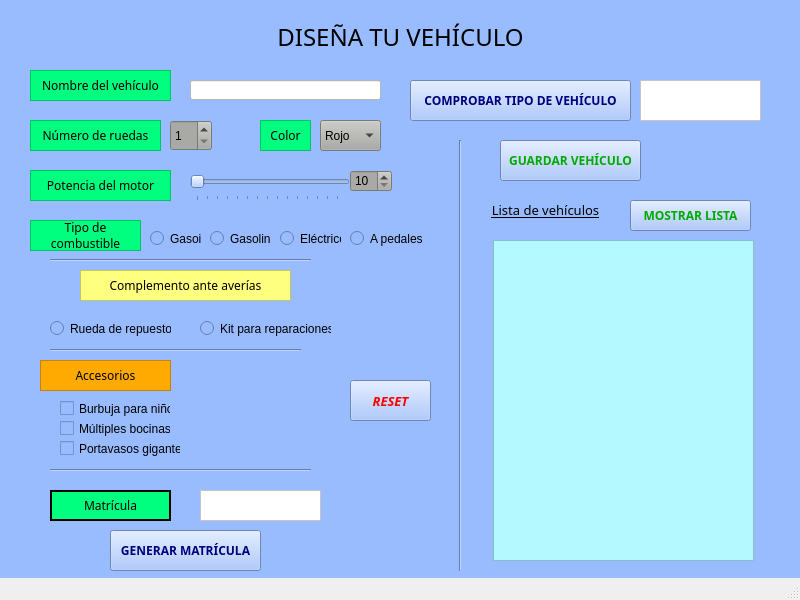
<?xml version="1.0" encoding="UTF-8"?>
<ui version="4.0">
 <class>MainWindow</class>
 <widget class="QMainWindow" name="MainWindow">
  <property name="geometry">
   <rect>
    <x>0</x>
    <y>0</y>
    <width>800</width>
    <height>600</height>
   </rect>
  </property>
  <property name="windowTitle">
   <string>El coche de Homer</string>
  </property>
  <property name="autoFillBackground">
   <bool>true</bool>
  </property>
  <property name="styleSheet">
   <string notr="true"/>
  </property>
  <property name="tabShape">
   <enum>QTabWidget::Rounded</enum>
  </property>
  <widget class="QWidget" name="centralwidget">
   <property name="styleSheet">
    <string notr="true">background-color: rgb(0, 170, 255);
background-color: rgb(152, 188, 255);</string>
   </property>
   <widget class="QLabel" name="labelName">
    <property name="geometry">
     <rect>
      <x>30</x>
      <y>70</y>
      <width>141</width>
      <height>31</height>
     </rect>
    </property>
    <property name="font">
     <font>
      <family>OCR A Extended</family>
     </font>
    </property>
    <property name="styleSheet">
     <string notr="true">background-color: rgb(0, 255, 127);</string>
    </property>
    <property name="frameShape">
     <enum>QFrame::StyledPanel</enum>
    </property>
    <property name="frameShadow">
     <enum>QFrame::Sunken</enum>
    </property>
    <property name="text">
     <string>Nombre del vehículo</string>
    </property>
    <property name="alignment">
     <set>Qt::AlignCenter</set>
    </property>
   </widget>
   <widget class="QLabel" name="labelRuedas">
    <property name="geometry">
     <rect>
      <x>30</x>
      <y>120</y>
      <width>131</width>
      <height>31</height>
     </rect>
    </property>
    <property name="font">
     <font>
      <family>OCR A Extended</family>
     </font>
    </property>
    <property name="styleSheet">
     <string notr="true">background-color: rgb(0, 255, 127);</string>
    </property>
    <property name="frameShape">
     <enum>QFrame::StyledPanel</enum>
    </property>
    <property name="frameShadow">
     <enum>QFrame::Sunken</enum>
    </property>
    <property name="text">
     <string>Número de ruedas</string>
    </property>
    <property name="alignment">
     <set>Qt::AlignCenter</set>
    </property>
   </widget>
   <widget class="QSpinBox" name="spinBoxRuedas">
    <property name="geometry">
     <rect>
      <x>170</x>
      <y>120</y>
      <width>42</width>
      <height>31</height>
     </rect>
    </property>
    <property name="styleSheet">
     <string notr="true">background-color: rgb(169, 170, 165);</string>
    </property>
    <property name="minimum">
     <number>1</number>
    </property>
    <property name="value">
     <number>1</number>
    </property>
   </widget>
   <widget class="QLabel" name="labelPotencia">
    <property name="geometry">
     <rect>
      <x>30</x>
      <y>170</y>
      <width>141</width>
      <height>31</height>
     </rect>
    </property>
    <property name="font">
     <font>
      <family>OCR A Extended</family>
     </font>
    </property>
    <property name="styleSheet">
     <string notr="true">background-color: rgb(0, 255, 127);</string>
    </property>
    <property name="frameShape">
     <enum>QFrame::StyledPanel</enum>
    </property>
    <property name="frameShadow">
     <enum>QFrame::Sunken</enum>
    </property>
    <property name="text">
     <string>Potencia del motor</string>
    </property>
    <property name="alignment">
     <set>Qt::AlignCenter</set>
    </property>
   </widget>
   <widget class="QLabel" name="labelCombustible">
    <property name="geometry">
     <rect>
      <x>30</x>
      <y>220</y>
      <width>111</width>
      <height>31</height>
     </rect>
    </property>
    <property name="font">
     <font>
      <family>OCR A Extended</family>
     </font>
    </property>
    <property name="styleSheet">
     <string notr="true">background-color: rgb(0, 255, 127);</string>
    </property>
    <property name="frameShape">
     <enum>QFrame::StyledPanel</enum>
    </property>
    <property name="frameShadow">
     <enum>QFrame::Sunken</enum>
    </property>
    <property name="text">
     <string>Tipo de combustible</string>
    </property>
    <property name="alignment">
     <set>Qt::AlignCenter</set>
    </property>
    <property name="wordWrap">
     <bool>true</bool>
    </property>
   </widget>
   <widget class="QRadioButton" name="radioBGasoil">
    <property name="geometry">
     <rect>
      <x>150</x>
      <y>230</y>
      <width>51</width>
      <height>17</height>
     </rect>
    </property>
    <property name="text">
     <string>Gasoil</string>
    </property>
    <attribute name="buttonGroup">
     <string notr="true">buttonGroup</string>
    </attribute>
   </widget>
   <widget class="QRadioButton" name="radioBGasolina">
    <property name="geometry">
     <rect>
      <x>210</x>
      <y>230</y>
      <width>61</width>
      <height>17</height>
     </rect>
    </property>
    <property name="text">
     <string>Gasolina</string>
    </property>
    <attribute name="buttonGroup">
     <string notr="true">buttonGroup</string>
    </attribute>
   </widget>
   <widget class="QRadioButton" name="radioBElectrico">
    <property name="geometry">
     <rect>
      <x>280</x>
      <y>230</y>
      <width>61</width>
      <height>17</height>
     </rect>
    </property>
    <property name="text">
     <string>Eléctrico</string>
    </property>
    <attribute name="buttonGroup">
     <string notr="true">buttonGroup</string>
    </attribute>
   </widget>
   <widget class="QRadioButton" name="radioBaPedales">
    <property name="geometry">
     <rect>
      <x>350</x>
      <y>230</y>
      <width>82</width>
      <height>17</height>
     </rect>
    </property>
    <property name="text">
     <string>A pedales</string>
    </property>
    <attribute name="buttonGroup">
     <string notr="true">buttonGroup</string>
    </attribute>
   </widget>
   <widget class="QLabel" name="labelColor">
    <property name="geometry">
     <rect>
      <x>260</x>
      <y>120</y>
      <width>51</width>
      <height>31</height>
     </rect>
    </property>
    <property name="font">
     <font>
      <family>OCR A Extended</family>
     </font>
    </property>
    <property name="styleSheet">
     <string notr="true">background-color: rgb(0, 255, 127);</string>
    </property>
    <property name="frameShape">
     <enum>QFrame::StyledPanel</enum>
    </property>
    <property name="frameShadow">
     <enum>QFrame::Sunken</enum>
    </property>
    <property name="text">
     <string>Color</string>
    </property>
    <property name="alignment">
     <set>Qt::AlignCenter</set>
    </property>
   </widget>
   <widget class="QComboBox" name="comboColor">
    <property name="geometry">
     <rect>
      <x>320</x>
      <y>120</y>
      <width>61</width>
      <height>31</height>
     </rect>
    </property>
    <property name="autoFillBackground">
     <bool>false</bool>
    </property>
    <property name="styleSheet">
     <string notr="true">background-color: rgb(169, 170, 165);</string>
    </property>
    <property name="minimumContentsLength">
     <number>0</number>
    </property>
    <item>
     <property name="text">
      <string>Rojo</string>
     </property>
    </item>
    <item>
     <property name="text">
      <string>Azul</string>
     </property>
    </item>
    <item>
     <property name="text">
      <string>Amarillo</string>
     </property>
    </item>
    <item>
     <property name="text">
      <string>Verde</string>
     </property>
    </item>
   </widget>
   <widget class="QRadioButton" name="radioBRepuesto">
    <property name="geometry">
     <rect>
      <x>50</x>
      <y>320</y>
      <width>121</width>
      <height>17</height>
     </rect>
    </property>
    <property name="text">
     <string>Rueda de repuesto</string>
    </property>
    <attribute name="buttonGroup">
     <string notr="true">buttonGroup_2</string>
    </attribute>
   </widget>
   <widget class="QRadioButton" name="radioBKitRepara">
    <property name="geometry">
     <rect>
      <x>200</x>
      <y>320</y>
      <width>131</width>
      <height>17</height>
     </rect>
    </property>
    <property name="text">
     <string>Kit para reparaciones</string>
    </property>
    <attribute name="buttonGroup">
     <string notr="true">buttonGroup_2</string>
    </attribute>
   </widget>
   <widget class="QLabel" name="labelAccesorios">
    <property name="geometry">
     <rect>
      <x>40</x>
      <y>360</y>
      <width>131</width>
      <height>31</height>
     </rect>
    </property>
    <property name="font">
     <font>
      <family>OCR A Extended</family>
     </font>
    </property>
    <property name="styleSheet">
     <string notr="true">background-color: rgb(255, 170, 0);</string>
    </property>
    <property name="frameShape">
     <enum>QFrame::StyledPanel</enum>
    </property>
    <property name="frameShadow">
     <enum>QFrame::Sunken</enum>
    </property>
    <property name="text">
     <string>Accesorios</string>
    </property>
    <property name="alignment">
     <set>Qt::AlignCenter</set>
    </property>
   </widget>
   <widget class="QCheckBox" name="checkBurbuja">
    <property name="geometry">
     <rect>
      <x>60</x>
      <y>400</y>
      <width>111</width>
      <height>17</height>
     </rect>
    </property>
    <property name="text">
     <string>Burbuja para niños</string>
    </property>
   </widget>
   <widget class="QCheckBox" name="checkBocinas">
    <property name="geometry">
     <rect>
      <x>60</x>
      <y>420</y>
      <width>111</width>
      <height>17</height>
     </rect>
    </property>
    <property name="text">
     <string>Múltiples bocinas</string>
    </property>
   </widget>
   <widget class="QCheckBox" name="checkPortavasos">
    <property name="geometry">
     <rect>
      <x>60</x>
      <y>440</y>
      <width>121</width>
      <height>17</height>
     </rect>
    </property>
    <property name="text">
     <string>Portavasos gigante</string>
    </property>
   </widget>
   <widget class="QLabel" name="labelAverias">
    <property name="geometry">
     <rect>
      <x>80</x>
      <y>270</y>
      <width>211</width>
      <height>31</height>
     </rect>
    </property>
    <property name="font">
     <font>
      <family>OCR A Extended</family>
     </font>
    </property>
    <property name="styleSheet">
     <string notr="true">
background-color: rgb(255, 255, 127);</string>
    </property>
    <property name="frameShape">
     <enum>QFrame::StyledPanel</enum>
    </property>
    <property name="frameShadow">
     <enum>QFrame::Sunken</enum>
    </property>
    <property name="text">
     <string>Complemento ante averías</string>
    </property>
    <property name="alignment">
     <set>Qt::AlignCenter</set>
    </property>
   </widget>
   <widget class="QLabel" name="labelMatricula">
    <property name="geometry">
     <rect>
      <x>50</x>
      <y>490</y>
      <width>121</width>
      <height>31</height>
     </rect>
    </property>
    <property name="font">
     <font>
      <family>OCR A Extended</family>
     </font>
    </property>
    <property name="styleSheet">
     <string notr="true">background-color: rgb(0, 255, 127);</string>
    </property>
    <property name="frameShape">
     <enum>QFrame::WinPanel</enum>
    </property>
    <property name="frameShadow">
     <enum>QFrame::Plain</enum>
    </property>
    <property name="text">
     <string>Matrícula</string>
    </property>
    <property name="alignment">
     <set>Qt::AlignCenter</set>
    </property>
   </widget>
   <widget class="QTextEdit" name="qTextMatricula">
    <property name="geometry">
     <rect>
      <x>200</x>
      <y>490</y>
      <width>121</width>
      <height>31</height>
     </rect>
    </property>
    <property name="font">
     <font>
      <pointsize>10</pointsize>
      <weight>75</weight>
      <bold>true</bold>
     </font>
    </property>
    <property name="styleSheet">
     <string notr="true">background-color: rgb(255, 255, 255);</string>
    </property>
    <property name="readOnly">
     <bool>true</bool>
    </property>
   </widget>
   <widget class="QPushButton" name="pushButtonMatricula">
    <property name="geometry">
     <rect>
      <x>110</x>
      <y>530</y>
      <width>151</width>
      <height>41</height>
     </rect>
    </property>
    <property name="font">
     <font>
      <family>OCR A Extended</family>
      <weight>75</weight>
      <bold>true</bold>
     </font>
    </property>
    <property name="styleSheet">
     <string notr="true">color: rgb(0, 0, 127);</string>
    </property>
    <property name="text">
     <string>GENERAR MATRÍCULA</string>
    </property>
    <property name="flat">
     <bool>false</bool>
    </property>
   </widget>
   <widget class="QTextEdit" name="qTextTipo">
    <property name="geometry">
     <rect>
      <x>640</x>
      <y>80</y>
      <width>121</width>
      <height>41</height>
     </rect>
    </property>
    <property name="font">
     <font>
      <weight>75</weight>
      <bold>true</bold>
     </font>
    </property>
    <property name="styleSheet">
     <string notr="true">background-color: rgb(255, 255, 255);</string>
    </property>
    <property name="readOnly">
     <bool>true</bool>
    </property>
   </widget>
   <widget class="QPushButton" name="pushButtonComprobar">
    <property name="geometry">
     <rect>
      <x>410</x>
      <y>80</y>
      <width>221</width>
      <height>41</height>
     </rect>
    </property>
    <property name="font">
     <font>
      <family>OCR A Extended</family>
      <weight>75</weight>
      <bold>true</bold>
     </font>
    </property>
    <property name="styleSheet">
     <string notr="true">color: rgb(0, 0, 127);</string>
    </property>
    <property name="text">
     <string>COMPROBAR TIPO DE VEHÍCULO</string>
    </property>
   </widget>
   <widget class="QPushButton" name="pushButtonGuardar">
    <property name="geometry">
     <rect>
      <x>500</x>
      <y>140</y>
      <width>141</width>
      <height>41</height>
     </rect>
    </property>
    <property name="font">
     <font>
      <family>OCR A Extended</family>
      <weight>75</weight>
      <bold>true</bold>
     </font>
    </property>
    <property name="styleSheet">
     <string notr="true">color: rgb(0, 170, 0);</string>
    </property>
    <property name="text">
     <string>GUARDAR VEHÍCULO</string>
    </property>
   </widget>
   <widget class="QLabel" name="labelLista">
    <property name="geometry">
     <rect>
      <x>470</x>
      <y>200</y>
      <width>151</width>
      <height>21</height>
     </rect>
    </property>
    <property name="font">
     <font>
      <family>OCR A Extended</family>
      <pointsize>10</pointsize>
      <italic>false</italic>
     </font>
    </property>
    <property name="frameShape">
     <enum>QFrame::NoFrame</enum>
    </property>
    <property name="frameShadow">
     <enum>QFrame::Plain</enum>
    </property>
    <property name="text">
     <string>&lt;html&gt;&lt;head/&gt;&lt;body&gt;&lt;p&gt;&lt;span style=&quot; text-decoration: underline;&quot;&gt;Lista de vehículos&lt;/span&gt;&lt;/p&gt;&lt;/body&gt;&lt;/html&gt;</string>
    </property>
    <property name="alignment">
     <set>Qt::AlignCenter</set>
    </property>
    <property name="wordWrap">
     <bool>true</bool>
    </property>
   </widget>
   <widget class="QPushButton" name="pushButtonMostrar">
    <property name="geometry">
     <rect>
      <x>630</x>
      <y>200</y>
      <width>121</width>
      <height>31</height>
     </rect>
    </property>
    <property name="font">
     <font>
      <family>OCR A Extended</family>
      <weight>75</weight>
      <bold>true</bold>
     </font>
    </property>
    <property name="styleSheet">
     <string notr="true">color: rgb(0, 170, 0);</string>
    </property>
    <property name="text">
     <string>MOSTRAR LISTA</string>
    </property>
   </widget>
   <widget class="QPushButton" name="pushButtonReset">
    <property name="geometry">
     <rect>
      <x>350</x>
      <y>380</y>
      <width>81</width>
      <height>41</height>
     </rect>
    </property>
    <property name="font">
     <font>
      <family>OCR A Extended</family>
      <pointsize>10</pointsize>
      <weight>75</weight>
      <italic>true</italic>
      <bold>true</bold>
     </font>
    </property>
    <property name="styleSheet">
     <string notr="true">color: rgb(255, 0, 0);</string>
    </property>
    <property name="text">
     <string>RESET</string>
    </property>
   </widget>
   <widget class="QLineEdit" name="lineEditName">
    <property name="geometry">
     <rect>
      <x>190</x>
      <y>80</y>
      <width>191</width>
      <height>20</height>
     </rect>
    </property>
    <property name="autoFillBackground">
     <bool>false</bool>
    </property>
    <property name="styleSheet">
     <string notr="true">background-color: rgb(255, 255, 255);</string>
    </property>
   </widget>
   <widget class="QTextEdit" name="qTextVehiculosLista">
    <property name="geometry">
     <rect>
      <x>493</x>
      <y>240</y>
      <width>261</width>
      <height>321</height>
     </rect>
    </property>
    <property name="styleSheet">
     <string notr="true">background-color: rgb(179, 249, 255);</string>
    </property>
    <property name="readOnly">
     <bool>true</bool>
    </property>
   </widget>
   <widget class="Line" name="line">
    <property name="geometry">
     <rect>
      <x>50</x>
      <y>340</y>
      <width>251</width>
      <height>20</height>
     </rect>
    </property>
    <property name="baseSize">
     <size>
      <width>1</width>
      <height>0</height>
     </size>
    </property>
    <property name="palette">
     <palette>
      <active>
       <colorrole role="Button">
        <brush brushstyle="SolidPattern">
         <color alpha="255">
          <red>152</red>
          <green>188</green>
          <blue>255</blue>
         </color>
        </brush>
       </colorrole>
       <colorrole role="Base">
        <brush brushstyle="SolidPattern">
         <color alpha="255">
          <red>152</red>
          <green>188</green>
          <blue>255</blue>
         </color>
        </brush>
       </colorrole>
       <colorrole role="Window">
        <brush brushstyle="SolidPattern">
         <color alpha="255">
          <red>152</red>
          <green>188</green>
          <blue>255</blue>
         </color>
        </brush>
       </colorrole>
      </active>
      <inactive>
       <colorrole role="Button">
        <brush brushstyle="SolidPattern">
         <color alpha="255">
          <red>152</red>
          <green>188</green>
          <blue>255</blue>
         </color>
        </brush>
       </colorrole>
       <colorrole role="Base">
        <brush brushstyle="SolidPattern">
         <color alpha="255">
          <red>152</red>
          <green>188</green>
          <blue>255</blue>
         </color>
        </brush>
       </colorrole>
       <colorrole role="Window">
        <brush brushstyle="SolidPattern">
         <color alpha="255">
          <red>152</red>
          <green>188</green>
          <blue>255</blue>
         </color>
        </brush>
       </colorrole>
      </inactive>
      <disabled>
       <colorrole role="Button">
        <brush brushstyle="SolidPattern">
         <color alpha="255">
          <red>152</red>
          <green>188</green>
          <blue>255</blue>
         </color>
        </brush>
       </colorrole>
       <colorrole role="Base">
        <brush brushstyle="SolidPattern">
         <color alpha="255">
          <red>152</red>
          <green>188</green>
          <blue>255</blue>
         </color>
        </brush>
       </colorrole>
       <colorrole role="Window">
        <brush brushstyle="SolidPattern">
         <color alpha="255">
          <red>152</red>
          <green>188</green>
          <blue>255</blue>
         </color>
        </brush>
       </colorrole>
      </disabled>
     </palette>
    </property>
    <property name="font">
     <font>
      <weight>50</weight>
      <bold>false</bold>
     </font>
    </property>
    <property name="orientation">
     <enum>Qt::Horizontal</enum>
    </property>
   </widget>
   <widget class="Line" name="line_2">
    <property name="geometry">
     <rect>
      <x>50</x>
      <y>250</y>
      <width>261</width>
      <height>20</height>
     </rect>
    </property>
    <property name="orientation">
     <enum>Qt::Horizontal</enum>
    </property>
   </widget>
   <widget class="Line" name="line_3">
    <property name="geometry">
     <rect>
      <x>50</x>
      <y>460</y>
      <width>261</width>
      <height>20</height>
     </rect>
    </property>
    <property name="orientation">
     <enum>Qt::Horizontal</enum>
    </property>
   </widget>
   <widget class="QLabel" name="label">
    <property name="geometry">
     <rect>
      <x>250</x>
      <y>20</y>
      <width>301</width>
      <height>31</height>
     </rect>
    </property>
    <property name="font">
     <font>
      <family>OCR A Extended</family>
      <pointsize>18</pointsize>
     </font>
    </property>
    <property name="frameShape">
     <enum>QFrame::NoFrame</enum>
    </property>
    <property name="text">
     <string>DISEÑA TU VEHÍCULO</string>
    </property>
    <property name="textFormat">
     <enum>Qt::RichText</enum>
    </property>
    <property name="alignment">
     <set>Qt::AlignCenter</set>
    </property>
   </widget>
   <widget class="Line" name="line_4">
    <property name="geometry">
     <rect>
      <x>450</x>
      <y>140</y>
      <width>20</width>
      <height>431</height>
     </rect>
    </property>
    <property name="orientation">
     <enum>Qt::Vertical</enum>
    </property>
   </widget>
   <widget class="QSlider" name="sliderPotencia">
    <property name="geometry">
     <rect>
      <x>190</x>
      <y>170</y>
      <width>160</width>
      <height>31</height>
     </rect>
    </property>
    <property name="minimum">
     <number>10</number>
    </property>
    <property name="maximum">
     <number>300</number>
    </property>
    <property name="singleStep">
     <number>20</number>
    </property>
    <property name="value">
     <number>10</number>
    </property>
    <property name="orientation">
     <enum>Qt::Horizontal</enum>
    </property>
    <property name="tickPosition">
     <enum>QSlider::TicksBelow</enum>
    </property>
   </widget>
   <widget class="QTextEdit" name="qTextNumGuardados">
    <property name="geometry">
     <rect>
      <x>650</x>
      <y>150</y>
      <width>121</width>
      <height>31</height>
     </rect>
    </property>
    <property name="font">
     <font>
      <pointsize>7</pointsize>
      <weight>50</weight>
      <italic>true</italic>
      <bold>false</bold>
     </font>
    </property>
    <property name="styleSheet">
     <string notr="true">background-color: rgb(152, 188, 255);</string>
    </property>
    <property name="frameShape">
     <enum>QFrame::NoFrame</enum>
    </property>
    <property name="sizeAdjustPolicy">
     <enum>QAbstractScrollArea::AdjustIgnored</enum>
    </property>
    <property name="readOnly">
     <bool>true</bool>
    </property>
   </widget>
   <widget class="QTextEdit" name="qTextNumMostrados">
    <property name="geometry">
     <rect>
      <x>480</x>
      <y>220</y>
      <width>121</width>
      <height>21</height>
     </rect>
    </property>
    <property name="font">
     <font>
      <pointsize>7</pointsize>
      <weight>50</weight>
      <italic>true</italic>
      <bold>false</bold>
     </font>
    </property>
    <property name="styleSheet">
     <string notr="true">background-color: rgb(152, 188, 255);</string>
    </property>
    <property name="frameShape">
     <enum>QFrame::NoFrame</enum>
    </property>
    <property name="sizeAdjustPolicy">
     <enum>QAbstractScrollArea::AdjustIgnored</enum>
    </property>
    <property name="readOnly">
     <bool>true</bool>
    </property>
   </widget>
   <widget class="QSpinBox" name="spinBoxPotencia">
    <property name="geometry">
     <rect>
      <x>350</x>
      <y>170</y>
      <width>42</width>
      <height>22</height>
     </rect>
    </property>
    <property name="styleSheet">
     <string notr="true">background-color: rgb(169, 170, 165);</string>
    </property>
    <property name="minimum">
     <number>10</number>
    </property>
    <property name="maximum">
     <number>300</number>
    </property>
   </widget>
   <zorder>qTextNumMostrados</zorder>
   <zorder>line_4</zorder>
   <zorder>line_2</zorder>
   <zorder>labelName</zorder>
   <zorder>labelRuedas</zorder>
   <zorder>spinBoxRuedas</zorder>
   <zorder>labelPotencia</zorder>
   <zorder>labelCombustible</zorder>
   <zorder>radioBGasoil</zorder>
   <zorder>radioBGasolina</zorder>
   <zorder>radioBElectrico</zorder>
   <zorder>radioBaPedales</zorder>
   <zorder>labelColor</zorder>
   <zorder>comboColor</zorder>
   <zorder>radioBRepuesto</zorder>
   <zorder>radioBKitRepara</zorder>
   <zorder>labelAccesorios</zorder>
   <zorder>checkBurbuja</zorder>
   <zorder>checkBocinas</zorder>
   <zorder>checkPortavasos</zorder>
   <zorder>labelAverias</zorder>
   <zorder>labelMatricula</zorder>
   <zorder>qTextMatricula</zorder>
   <zorder>pushButtonMatricula</zorder>
   <zorder>qTextTipo</zorder>
   <zorder>pushButtonComprobar</zorder>
   <zorder>pushButtonGuardar</zorder>
   <zorder>labelLista</zorder>
   <zorder>pushButtonMostrar</zorder>
   <zorder>pushButtonReset</zorder>
   <zorder>lineEditName</zorder>
   <zorder>qTextVehiculosLista</zorder>
   <zorder>line</zorder>
   <zorder>line_3</zorder>
   <zorder>label</zorder>
   <zorder>sliderPotencia</zorder>
   <zorder>qTextNumGuardados</zorder>
   <zorder>spinBoxPotencia</zorder>
  </widget>
  <widget class="QStatusBar" name="statusbar"/>
 </widget>
 <resources/>
 <connections>
  <connection>
   <sender>sliderPotencia</sender>
   <signal>sliderMoved(int)</signal>
   <receiver>spinBoxPotencia</receiver>
   <slot>setValue(int)</slot>
   <hints>
    <hint type="sourcelabel">
     <x>363</x>
     <y>177</y>
    </hint>
    <hint type="destinationlabel">
     <x>424</x>
     <y>183</y>
    </hint>
   </hints>
  </connection>
  <connection>
   <sender>spinBoxPotencia</sender>
   <signal>valueChanged(int)</signal>
   <receiver>sliderPotencia</receiver>
   <slot>setValue(int)</slot>
   <hints>
    <hint type="sourcelabel">
     <x>417</x>
     <y>172</y>
    </hint>
    <hint type="destinationlabel">
     <x>383</x>
     <y>178</y>
    </hint>
   </hints>
  </connection>
 </connections>
 <buttongroups>
  <buttongroup name="buttonGroup"/>
  <buttongroup name="buttonGroup_2"/>
 </buttongroups>
</ui>
